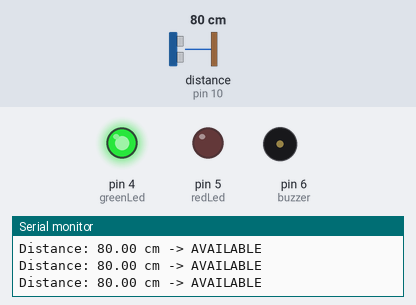
Bench run of a sketch on a simulated Arduino Uno, built with avr-gcc and run on an emulated ATmega328P. Shown: output pins drawn as LEDs (lit = HIGH), buzzer (waves = sounding), the last lines printed to the serial monitor. Wiring (inferred from the names in the program): ultrasonic range finder: trigger pin 9; echo pin 10. The test bench sets the inputs (shaded band); at power-on: distance to the obstacle (sensor on pin 10) 80 cm. The echo pulse lasts 58.3 µs per cm; pins used as bus, display or sensor lines are not drawn.

Above: at 1.2 s.
1.3 s: distance to the obstacle (sensor on pin 10) set to 31 cm
4.3 s: distance to the obstacle (sensor on pin 10) set to 28 cm
At 5.2 s:
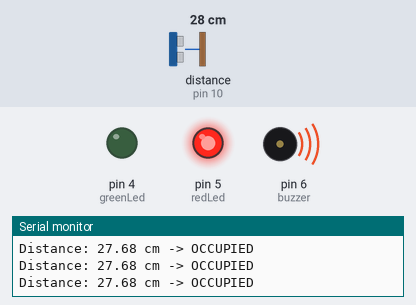
5.9 s: distance to the obstacle (sensor on pin 10) set to 35 cm
At 7.0 s:
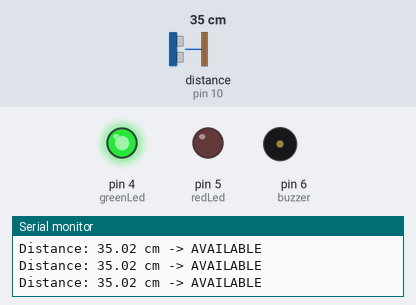
7.4 s: distance to the obstacle (sensor on pin 10) set to 2 cm
At 7.9 s:
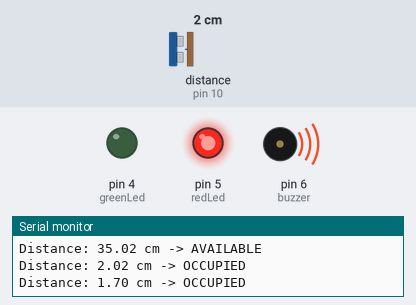
Timing chart, 0 to 10.0 s (numbered marks = the images above; inputs shaded):
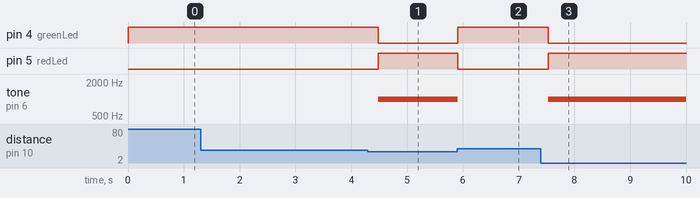

The sketch:

smart_parking.ino
```cpp
/* Smart Parking System
   Ultrasonic Sensor -> Arduino Uno -> Decision -> LEDs + Buzzer */

const int trigPin  = 9;    // ultrasonic TRIG
const int echoPin  = 10;   // ultrasonic ECHO
const int greenLed = 4;    // available
const int redLed   = 5;    // occupied
const int buzzer   = 6;    // alert

const int thresholdCm = 30;   // occupied if distance <= 30 cm

long duration;      // echo time in microseconds
float distanceCm;   // calculated distance

void setup()
{
  pinMode(trigPin, OUTPUT);
  pinMode(echoPin, INPUT);
  pinMode(greenLed, OUTPUT);
  pinMode(redLed, OUTPUT);
  pinMode(buzzer, OUTPUT);

  Serial.begin(9600);
}

void loop()
{
  /* 1. Send a 10 microsecond trigger pulse */
  digitalWrite(trigPin, LOW);
  delayMicroseconds(2);
  digitalWrite(trigPin, HIGH);
  delayMicroseconds(10);
  digitalWrite(trigPin, LOW);

  /* 2. Measure how long the echo pin stays HIGH */
  duration = pulseIn(echoPin, HIGH, 30000);   // 30 ms timeout

  /* 3. Convert time to distance (speed of sound = 0.0343 cm/us).
        Divide by 2 because the sound travels there AND back. */
  distanceCm = duration * 0.0343 / 2;

  /* 4. Decide: occupied or available */
  if (duration > 0 && distanceCm <= thresholdCm)
  {
    // OCCUPIED
    digitalWrite(redLed, HIGH);
    digitalWrite(greenLed, LOW);
    tone(buzzer, 1000);            // 1 kHz alert
    Serial.print("Distance: ");
    Serial.print(distanceCm);
    Serial.println(" cm -> OCCUPIED");
  }
  else
  {
    // AVAILABLE
    digitalWrite(greenLed, HIGH);
    digitalWrite(redLed, LOW);
    noTone(buzzer);                // buzzer off
    Serial.print("Distance: ");
    Serial.print(distanceCm);
    Serial.println(" cm -> AVAILABLE");
  }

  delay(200);   // short pause between readings
}
```

Measured:
- the behaviour switches between 30 and 29 cm on distance to the obstacle (sensor on pin 10) (found by bisection; images 0 and 1)
- after the input at 4.3 s, pin 4 (greenLed): HIGH → LOW after 0.19 s; pin 5 (redLed): LOW → HIGH after 0.19 s; tone on pin 6 (buzzer): silent → 1000 Hz after 0.19 s
- after the input at 5.9 s, pin 4 (greenLed): LOW → HIGH at once; pin 5 (redLed): HIGH → LOW at once; tone on pin 6 (buzzer): 1000 Hz → silent at once
- after the input at 7.4 s, pin 4 (greenLed): HIGH → LOW after 0.13 s; pin 5 (redLed): LOW → HIGH after 0.13 s; tone on pin 6 (buzzer): silent → 1000 Hz after 0.13 s
